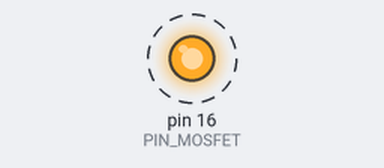
Bench run of a sketch on a simulated Arduino Uno, built with avr-gcc and run on an emulated ATmega328P. On the bench: output pins drawn as LEDs (lit = HIGH). Dashed ring = blinking. What the sketch prints to the serial monitor is not drawn.

Above: at 0.5 s.
Timing chart, 0 to 4.6 s (numbered marks = the images above):
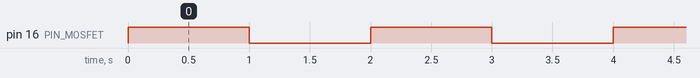

The sketch:

debugging.ino
```cpp
// TEST CODE: Lamp Blink
// This code will turn the lamp ON and OFF every second.

const int PIN_MOSFET = 16; // Using Pin 16 as discussed

void setup() {
  // Initialize serial communication for debugging
  Serial.begin(115200);

  // Set the MOSFET pin as an OUTPUT
  pinMode(PIN_MOSFET, OUTPUT);

  Serial.println("Test started! The lamp should blink.");
}

void loop() {
  // Turn the lamp ON (send 3.3V to the Gate)
  digitalWrite(PIN_MOSFET, HIGH);
  Serial.println("Lamp is ON");
  delay(1000); // Wait for 1 second

  // Turn the lamp OFF (send 0V to the Gate)
  digitalWrite(PIN_MOSFET, LOW);
  Serial.println("Lamp is OFF");
  delay(1000); // Wait for 1 second
}
```

rtcadjust.ino
```cpp
  // --- IMPOSTAZIONE ORA (DA USARE SOLO LA PRIMA VOLTA) ---
  // Togli le // qui sotto per sincronizzare l'ora, carica, poi rimettile e ricarica.
  // rtc.adjust(DateTime(F_DATE, F_TIME));
```

Measured:
- by itself, pin 16 (PIN_MOSFET): alternates HIGH for 1.0 s and LOW for 1.0 s
